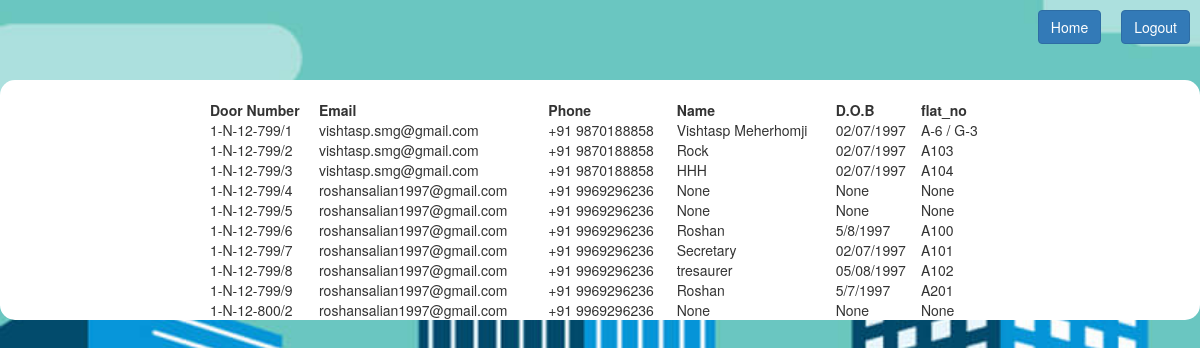
Page /displayFlatOwner on the earlier database version.
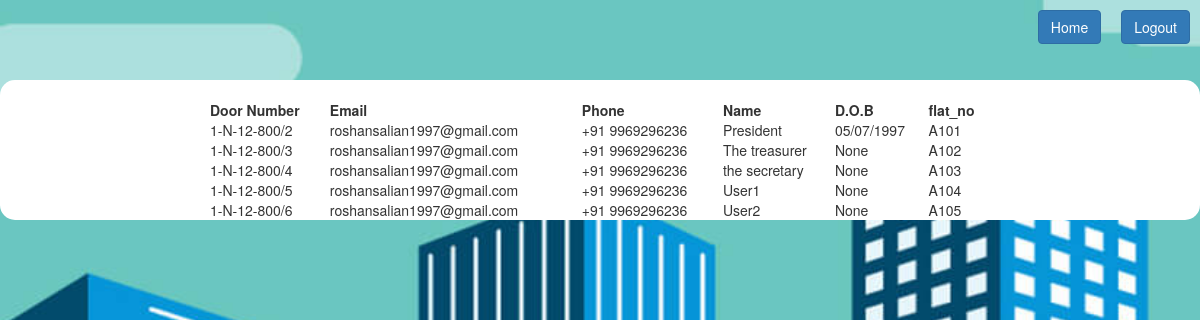
Same page on the later database version.
### tables this page shows
CREATE TABLE "homeOwns" (
	"aptNo"	TEXT,
	"email"	TEXT,
	"phone"	TEXT,
	"usrName"	TEXT,
	"dob"	TEXT,
	"photo"	TEXT,
	"id_photo"	TEXT,
	"father"	TEXT,
	"mother"	TEXT,
	"comm_address"	TEXT,
	"perm_address"	TEXT,
	"occupation"	TEXT,
	"occupancy"	INTEGER,
	"comm_add_proof"	TEXT,
	"perm_add_proof"	TEXT,
	"sale_deed"	TEXT,
	"flat_no"	TEXT,
	PRIMARY KEY("aptNo")
);

### script.py (the view)
@app.route('/displayFlatOwner')
def displayFlatOwner():
	conn = sqlite3.connect('data/data.db')
	cur = conn.cursor()
	cur.execute("SELECT * from homeOwns;")
	data = cur.fetchall()
	return render_template('flatOwnerInfo.html', data=data)

### script.py (called while the page is built)
@app.before_request
def before_request():
	g.user = None
	if 'user' in session:
		g.user = session['user']

### templates/flatOwnerInfo.html (shortened to what this page needs)
<!DOCTYPE html>
<html>
<head>
	<link rel="stylesheet" type="text/css" href="{{ url_for('static', filename='bootstrap.css') }}">
	<link rel="stylesheet" type="text/css" href="{{ url_for('static', filename='myStyles.css') }}">
	<link rel="stylesheet" href="https://maxcdn.bootstrapcdn.com/bootstrap/3.4.0/css/bootstrap.min.css">
</head>
<body class="bgSet">
	<a href="/logout" style="float: right; margin: 10px"><button class="btn btn-primary">Logout</button></a>
  <a href="/welcomeH" style="float: right; margin: 10px"><button class="btn btn-primary">Home</button></a>
  <br>
  <br><br><br>
  <div style="text-align:center; background-color: white; border-radius:15px;">
		<center>
			<table  width="65%" align="center;" style="margin: 0px auto;">
				<tr>
					<td><b>Door Number</b></td>
			    <td><b>Email</b></td>
			    <td><b>Phone</b></td>
					<td><b>Name</b></td>
					<td><b>D.O.B</b></td>
          <td><b>flat_no</b></td>
				<tr>
				<br>
				{% for item in data %}
				<tr>
					<td>{{item[0]}}</td>
			    <td>{{item[1]}}</td>
			    <td>{{item[2]}}</td>
					<td>{{item[3]}}</td>
					<td>{{item[4]}}</td>
          <td>{{item[16]}}</td>
				<tr>
				{% endfor %}
			</table>
		</center>
	</div>
</body>
</html>

### static/myStyles.css (style rules this page uses)
:root { --lightGrey: #DDDDDD; --maroon: #800000; --deepGreenLight: #00902080; --deepBlueLight: #00008080; --orangeLight: #FFA000A0; --pinkLight: #F4BFBEC0; --redLight: #FF000090; --lightRed: #FF3333; --lightBlue: #ADD8E6F0; --lightGreen: #90EE90F0; }
.bgSet { background-image: url('/static/images/buildings.jpg'); background-repeat: no-repeat; background-size: cover; background-attachment: fixed; }

Differences in the rows shown:
removed homeOwns: aptNo "1-N-12-799/1", email "vishtasp.smg@gmail.com", phone "+91 9870188858", usrName "Vishtasp Meherhomji", dob "02/07/1997", flat_no "A-6 / G-3"
removed homeOwns: aptNo "1-N-12-799/2", email "vishtasp.smg@gmail.com", phone "+91 9870188858", usrName "Rock", dob "02/07/1997", flat_no "A103"
removed homeOwns: aptNo "1-N-12-799/3", email "vishtasp.smg@gmail.com", phone "+91 9870188858", usrName "HHH", dob "02/07/1997", flat_no "A104"
removed homeOwns: aptNo "1-N-12-799/4", email "roshansalian1997@gmail.com", phone "+91 9969296236", item "None"
removed homeOwns: aptNo "1-N-12-799/5", email "roshansalian1997@gmail.com", phone "+91 9969296236", item "None"
removed homeOwns: aptNo "1-N-12-799/6", email "roshansalian1997@gmail.com", phone "+91 9969296236", usrName "Roshan", dob "5/8/1997", flat_no "A100"
removed homeOwns: aptNo "1-N-12-799/7", email "roshansalian1997@gmail.com", phone "+91 9969296236", usrName "Secretary", dob "02/07/1997", flat_no "A101"
removed homeOwns: aptNo "1-N-12-799/8", email "roshansalian1997@gmail.com", phone "+91 9969296236", usrName "tresaurer", dob "05/08/1997", flat_no "A102"
removed homeOwns: aptNo "1-N-12-799/9", email "roshansalian1997@gmail.com", phone "+91 9969296236", usrName "Roshan", dob "5/7/1997", flat_no "A201"
changed homeOwns "1-N-12-800/2": usrName "None" → "President"; dob "None" → "05/07/1997"; flat_no "None" → "A101"
added homeOwns: aptNo "1-N-12-800/3", email "roshansalian1997@gmail.com", phone "+91 9969296236", usrName "The treasurer", item "None", flat_no "A102"
added homeOwns: aptNo "1-N-12-800/4", email "roshansalian1997@gmail.com", phone "+91 9969296236", usrName "the secretary", item "None", flat_no "A103"
added homeOwns: aptNo "1-N-12-800/5", email "roshansalian1997@gmail.com", phone "+91 9969296236", usrName "User1", item "None", flat_no "A104"
added homeOwns: aptNo "1-N-12-800/6", email "roshansalian1997@gmail.com", phone "+91 9969296236", usrName "User2", item "None", flat_no "A105"
